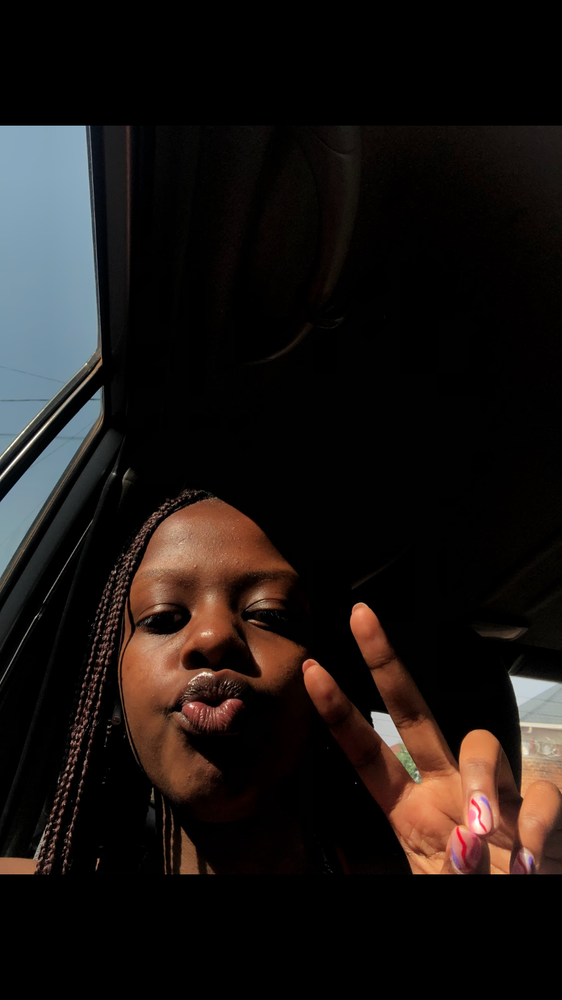
#> input picture Screenshot_2023.03.07_09.04.37.225.png, 562 x 1000 px, shrunk from 900 x 1600 before the run, found by its file name
$ python FaceDetection.py
#> lines starting #> are read from the running program, lines starting #| are printed output that depends on the picture
import cv2
import os

img = cv2.imread('C:\\Users\\Tlxna\\Documents\\EmbeddedPyProject\\FaceDetection\\Screenshot_2023.03.07_09.04.37.225.png');
#> img is the input picture: shape (1000, 562, 3); mean B, G, R 19.7, 21.8, 27.2


face_cascade = cv2.CascadeClassifier(cv2.data.haarcascades + 'haarcascade_frontalface_default.xml')


gray = cv2.cvtColor(img, cv2.COLOR_BGR2GRAY)
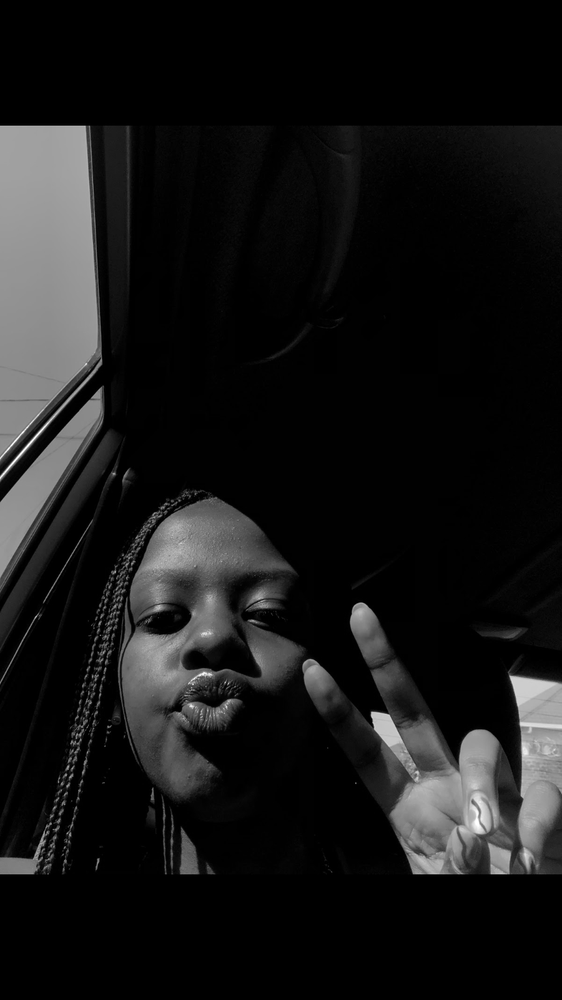
#> gray: shape (1000, 562); min 0, max 255, mean 23.2


faces = face_cascade.detectMultiScale(gray, scaleFactor=1.1, minNeighbors=5)
#> faces = [[77, 500, 275, 275]]


for i, (x, y, w, h) in enumerate(faces):
    face_img = img[y:y + h, x:x + w]

    face_filename = f'face_{i}.jpg'
    cv2.imwrite(face_filename, face_img)

    print(f'Saved {face_filename}')
#> this loop made 1 pass
#| Saved face_0.jpg
#> pass 1, `face_img = img[y:y + h, x:x + w]`:
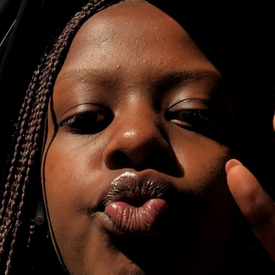
#> face_img: shape (275, 275, 3); mean B, G, R 24.5, 34.8, 59.1

$ run again, with Screenshot_2023.04.20_10.20.02.500.png copied over Screenshot_2023.03.07_09.04.37.225.png
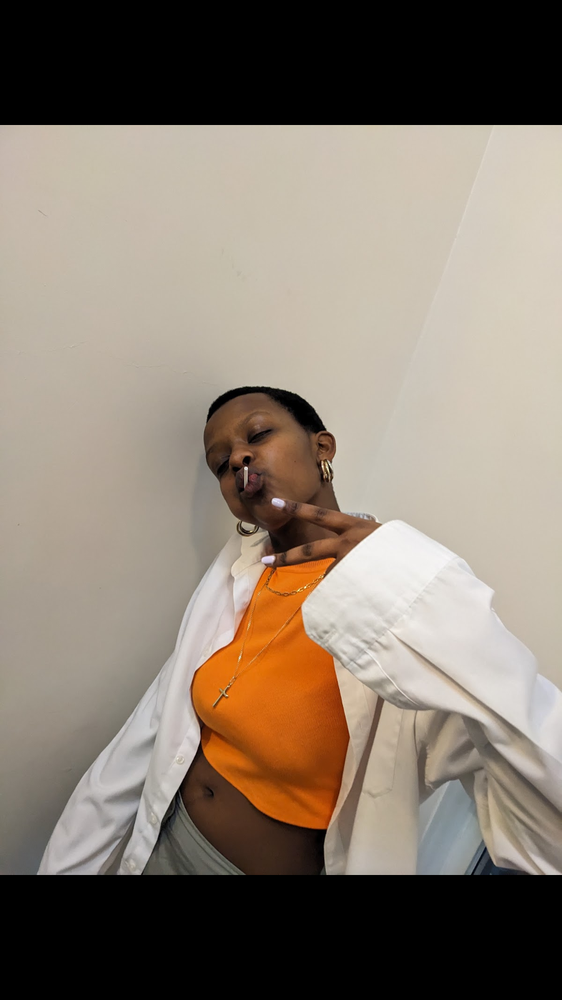
#> input picture Screenshot_2023.04.20_10.20.02.500.png, 562 x 1000 px, shrunk from 900 x 1600 before the run, found by its file name
#> img is the input picture: shape (1000, 562, 3); mean B, G, R 110.4, 123, 134.9
#> `gray = cv2.cvtColor(img, cv2.COLOR_BGR2GRAY)`:
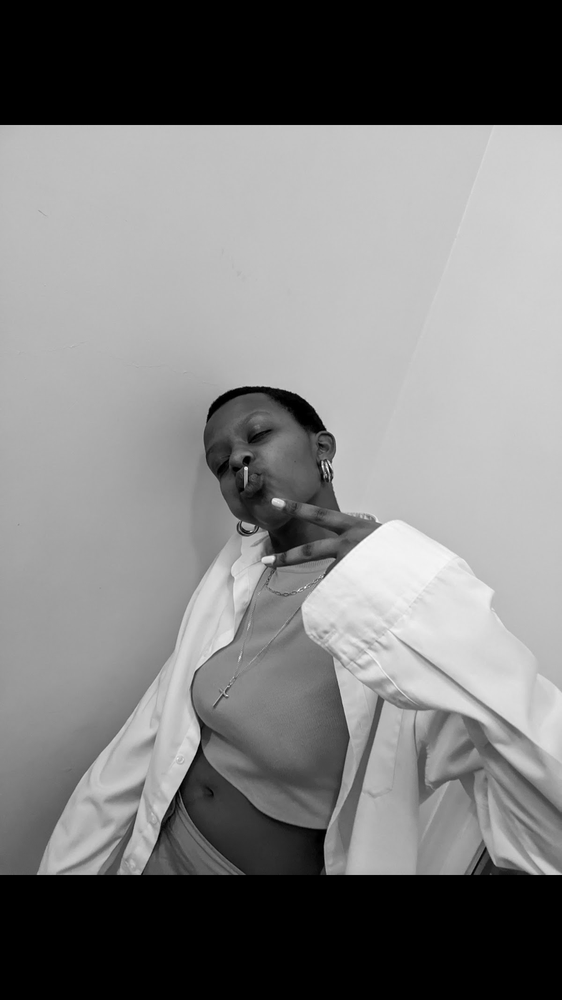
#> gray: shape (1000, 562); min 0, max 252, mean 125.2
#> faces = [[67, 775, 70, 70]]
#> the loop `for i, (x, y, w, h) in enumerate(faces):` made 1 pass
#> (printed output is left out)
#> pass 1, `face_img = img[y:y + h, x:x + w]`:
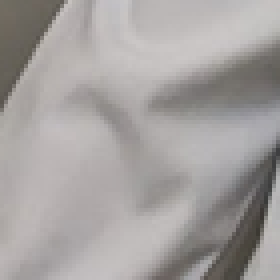
#> face_img: shape (70, 70, 3) (shown 4 times larger); mean B, G, R 159.1, 160.4, 164.3
